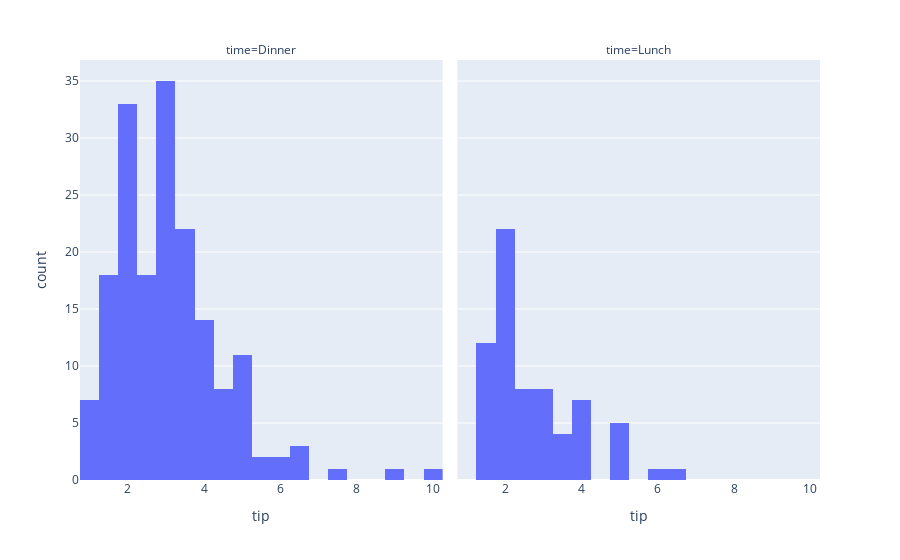

Notebook cell for this chart:
### Code cell
px.histogram(data_frame=tips, x='tip',facet_col='time')

### Figure 1 — Plotly figure (JSON) as saved in the notebook; plotly's stock layout.template omitted (floating-point values rounded to 4 significant figures; data arrays with more than 128 entries replaced by an {"elided": "..."} marker saying what was removed)
{"data": [{"alignmentgroup": "True", "bingroup": "x", "hovertemplate": "time=Dinner<br>tip=%{x}<br>count=%{y}<extra></extra>", "legendgroup": "", "marker": {"color": "#636efa", "pattern": {"shape": ""}}, "name": "", "offsetgroup": "", "orientation": "v", "showlegend": false, "type": "histogram", "x": {"elided": "176 float values"}, "xaxis": "x", "yaxis": "y"}, {"alignmentgroup": "True", "bingroup": "x", "hovertemplate": "time=Lunch<br>tip=%{x}<br>count=%{y}<extra></extra>", "legendgroup": "", "marker": {"color": "#636efa", "pattern": {"shape": ""}}, "name": "", "offsetgroup": "", "orientation": "v", "showlegend": false, "type": "histogram", "x": [4, 3, 2.71, 3, 3.4, 1.83, 5, 2.03, 5.17, 2, 4, 5.85, 3, 1.5, 1.8, 2.92, 2.31, 1.68, 2.5, 2, 2.52, 4.2, 1.48, 2, 2, 2.18, 1.5, 2.83, 1.5, 2, 3.25, 1.25, 2, 2, 2, 2.75, 3.5, 6.7, 5, 5, 2.3, 1.5, 1.36, 1.63, 1.73, 2, 4.19, 2.56, 2.02, 4, 1.44, 2, 5, 2, 2, 4, 2.01, 2, 2.5, 4, 3.23, 2.2, 3.48, 1.92, 3, 1.58, 2.5, 2], "xaxis": "x2", "yaxis": "y2"}], "layout": {"annotations": [{"font": {}, "showarrow": false, "text": "time=Dinner", "x": 0.245, "xanchor": "center", "xref": "paper", "y": 1, "yanchor": "bottom", "yref": "paper"}, {"font": {}, "showarrow": false, "text": "time=Lunch", "x": 0.755, "xanchor": "center", "xref": "paper", "y": 1, "yanchor": "bottom", "yref": "paper"}], "autosize": true, "barmode": "relative", "legend": {"tracegroupgap": 0}, "margin": {"t": 60}, "xaxis": {"anchor": "y", "autorange": true, "domain": [0, 0.49], "range": [0.75, 10.25], "title": {"text": "tip"}, "type": "linear"}, "xaxis2": {"anchor": "y2", "autorange": true, "domain": [0.51, 1], "matches": "x", "range": [0.75, 10.25], "title": {"text": "tip"}, "type": "linear"}, "yaxis": {"anchor": "x", "autorange": true, "domain": [0, 1], "range": [0, 36.84], "title": {"text": "count"}}, "yaxis2": {"anchor": "x2", "autorange": true, "domain": [0, 1], "matches": "y", "range": [0, 36.84], "showticklabels": false}}}
